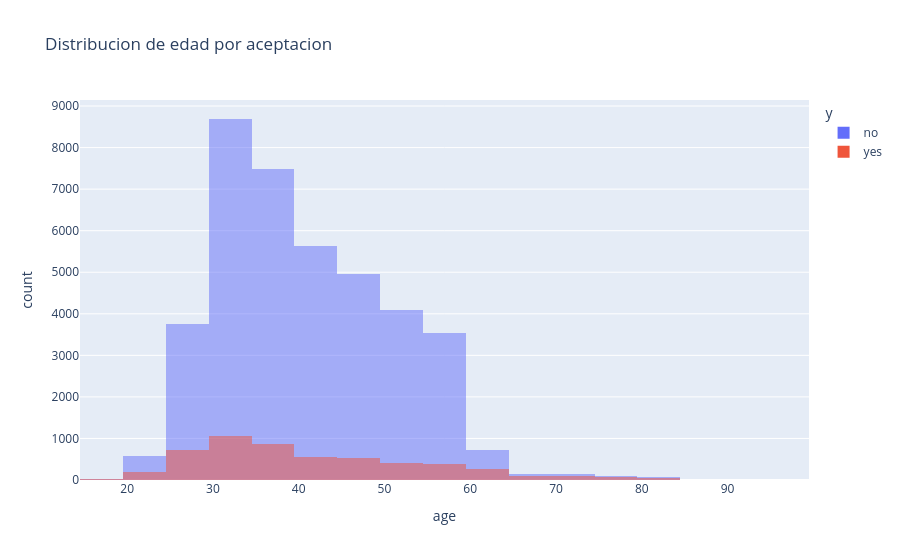

Here is the notebook cell this chart was saved with:
### Code cell
fig = px.histogram(df, x='age', color='y', nbins=35, barmode='overlay', title='Distribucion de edad por aceptacion')
fig.show()

### Figure 1 — Plotly figure (JSON) as saved in the notebook; plotly's stock layout.template omitted (floating-point values rounded to 4 significant figures; data arrays with more than 128 entries replaced by an {"elided": "..."} marker saying what was removed)
{"data": [{"bingroup": "x", "hovertemplate": "y=no<br>age=%{x}<br>count=%{y}<extra></extra>", "legendgroup": "no", "marker": {"color": "#636efa", "opacity": 0.5, "pattern": {"shape": ""}}, "name": "no", "nbinsx": 35, "orientation": "v", "showlegend": true, "type": "histogram", "x": {"elided": "39922 int values"}, "xaxis": "x", "yaxis": "y"}, {"bingroup": "x", "hovertemplate": "y=yes<br>age=%{x}<br>count=%{y}<extra></extra>", "legendgroup": "yes", "marker": {"color": "#EF553B", "opacity": 0.5, "pattern": {"shape": ""}}, "name": "yes", "nbinsx": 35, "orientation": "v", "showlegend": true, "type": "histogram", "x": {"elided": "5289 int values"}, "xaxis": "x", "yaxis": "y"}], "layout": {"barmode": "overlay", "legend": {"title": {"text": "y"}, "tracegroupgap": 0}, "title": {"text": "Distribucion de edad por aceptacion"}, "xaxis": {"anchor": "y", "domain": [0, 1], "title": {"text": "age"}}, "yaxis": {"anchor": "x", "domain": [0, 1], "title": {"text": "count"}}}}
